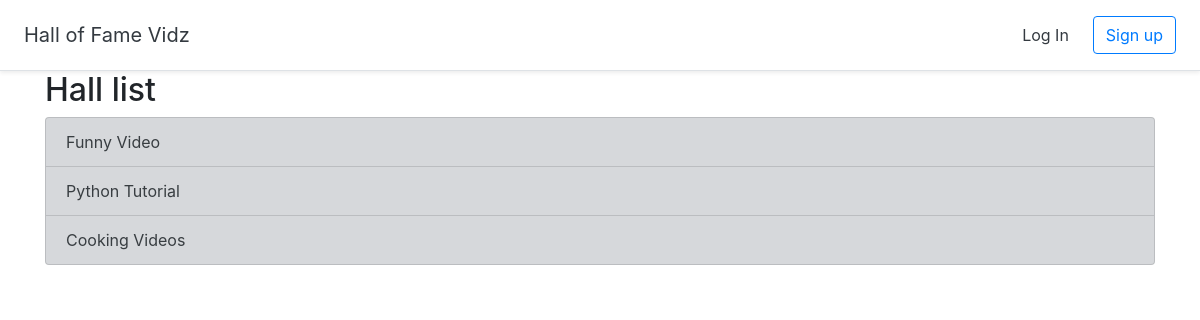
Before: /halloffame/ with the older database file.
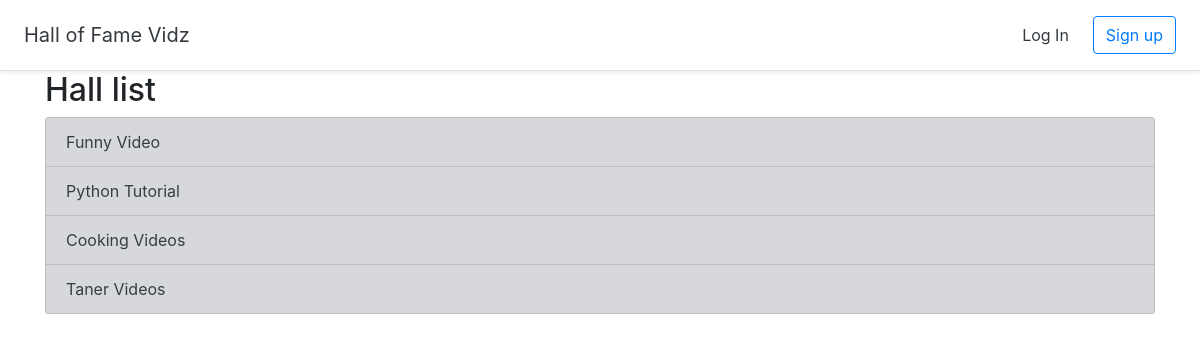
After: the same page with the newer database file.
### halls/models.py (models this page shows, shortened)
class Hall(models.Model):
    title = models.CharField(max_length=255)
    user = models.ForeignKey(User, on_delete=models.CASCADE)

### halls/views.py (the view)
# urls.py: path('halloffame/', views.ListHall.as_view(), name='list_hall'),
class ListHall(generic.ListView):
    model = Hall
    template_name = 'halls/list_hall.html'

### halls/templates/halls/list_hall.html
{% extends 'halls/base.html' %}
{% block content %}
<div class="container">
    <h2>Hall list</h2>
        <div class="list-group">
        {% for hall in object_list  %}
            <a href="{% url 'list_hall_videos' pk=hall.id %}" class="list-group-item list-group-item-action list-group-item-secondary">{{ hall.title | title }}</a>
            {% empty %}
            <a href="#" class="list-group-item list-group-item-action">No halls !</a>
        {% endfor %}
        </div>
</div>
{% endblock %}

Changed rows visible on the page:
added Hall: title "Taner Videos"
